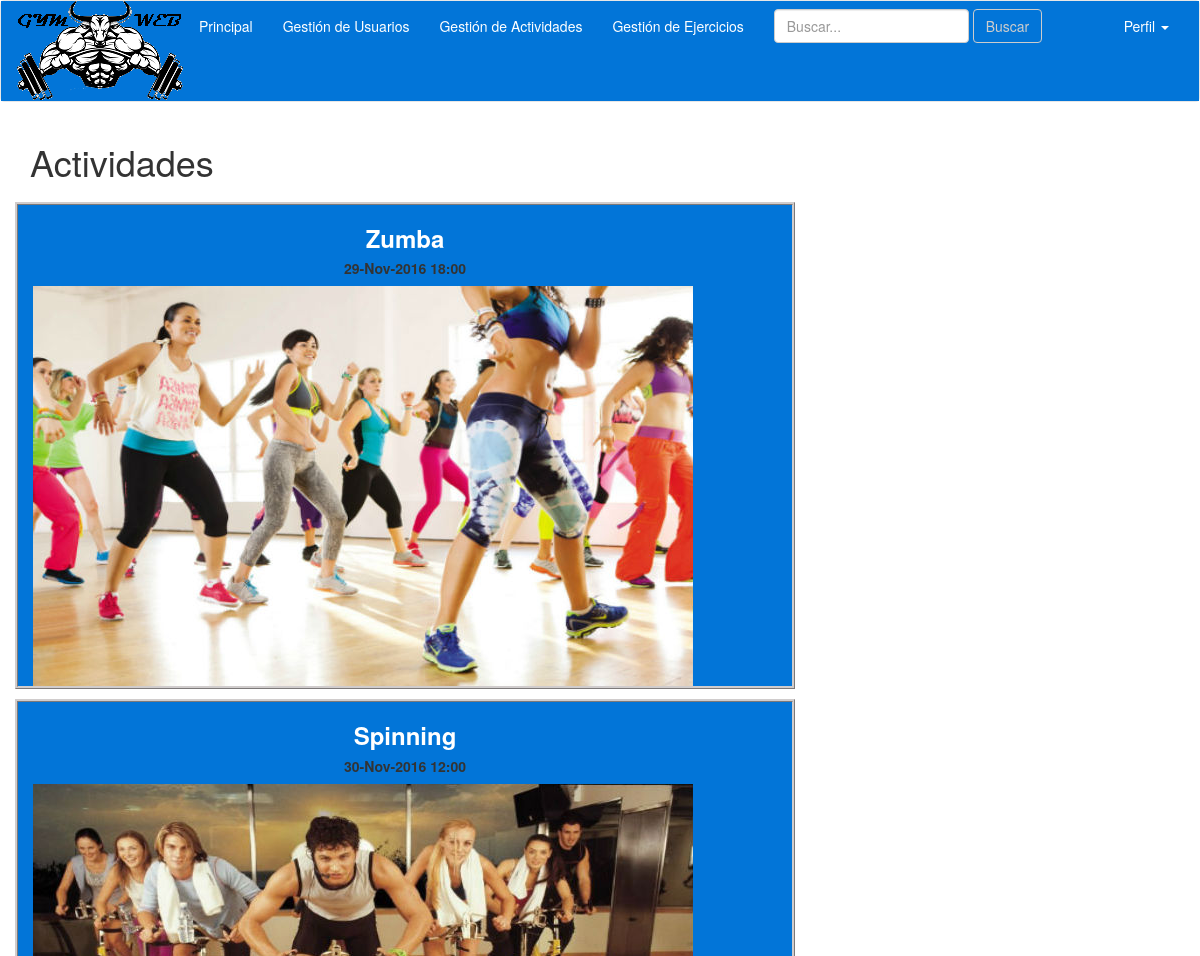
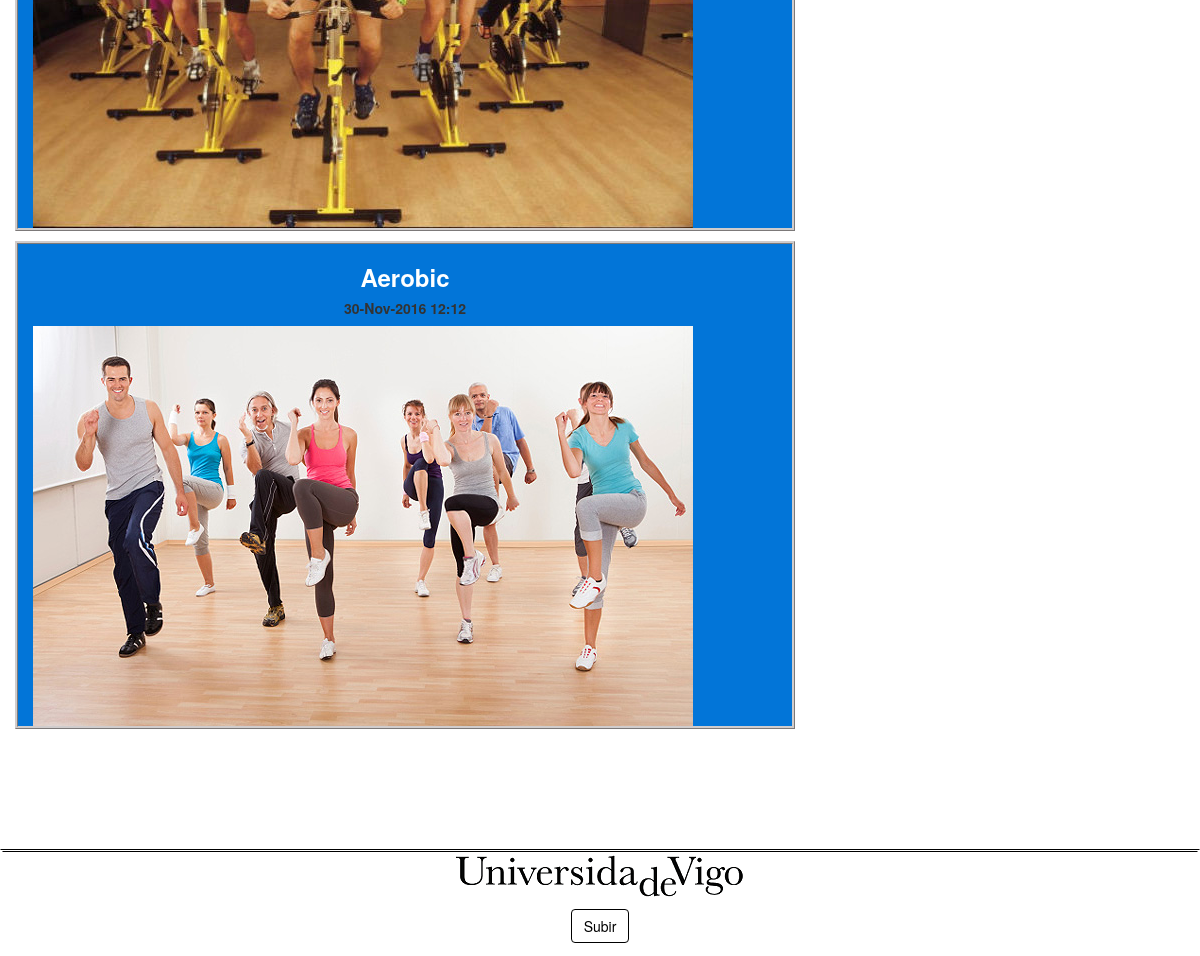
The page /views/Admin/principal.php (signed in) on the database its author committed (2 pictures, top to bottom).
### tables this page shows
CREATE TABLE `actividad` (
  `idActividad` int(11) NOT NULL,
  `nomActividad` varchar(30) DEFAULT NULL,
  `totalPlazas` int(11) DEFAULT NULL,
  `descripAct` varchar(500) DEFAULT NULL,
  `fecha` datetime DEFAULT NULL,
  `plazasOcupadas` int(11) DEFAULT NULL,
  `imagenAct` longblob
);

### controller/ActividadController.php (called while the page is built, shortened)
<?php
require_once(__DIR__."/../conexion/bdConexion.php");
require_once(__DIR__."/../model/ActividadMapper.php");
require_once(__DIR__."/../model/Actividad.php");
	class ActividadController{
        public static function getAll(){
          $actividades = new Actividad();
          return $actividades->getAllActividades();
        }
  }
?>

### model/ActividadMapper.php (called while the page is built, shortened)
<?php
require_once(__DIR__."/../conexion/bdConexion.php");
class ActividadMapper{
    public static function findAll()
    {
        global $connect;
        $resultado = mysqli_query($connect, 'SELECT * FROM actividad');
        return $resultado;
    }
}
?>

### model/Actividad.php (called while the page is built, shortened)
<?php
require_once(__DIR__."/../conexion/bdConexion.php");
require_once(__DIR__."/../model/ActividadMapper.php");
class Actividad {
  public static function getAllActividades()
    {
        return $resultado = ActividadMapper::findAll();
    }
}
?>

### views/Admin/principal.php (the view, shortened to what this page needs)
<?php
 if ($_SESSION['tipoUsuario'] =='Administrador'){
  $row = ActividadController::getAll();
?>
<!DOCTYPE html>
<html lang="en">
  <head>
    <link href="../../css/navbar.css" rel="stylesheet">
    <link href="../../css/bootstrap.min.css" rel="stylesheet">
    <link href="../../css/principal.css" rel="stylesheet">
  </head>
  <body>
  <header>
  	<?php include("../navbar.php");   ?>
  </header>
  <div class="container">
		 <h1>Actividades</h1>
     <div class="row" style="margin-top: 20px; margin-bottom: 10px;">
        <?php
        if($row!=null){
            foreach ($row as $actividad) {
              $fecha = $actividad['fecha'];
              $format = "Y-m-d H:i:s";
              $dateobj = DateTime::createFromFormat($format, $fecha);
        ?>
            <div class="col-xs-12 col-sm-8 col-md-8 col-lg-8" style="margin-bottom: 10px;border-color: #d0cccc;border-style: ridge; background-color: #0275d8;">
                <h3><b><a href="consultarActividades.php?id=<?php echo $actividad['idActividad']; ?>" style="color: white;"><?php echo $actividad['nomActividad'];?></a></b></h3>
                <h5><b><?php echo $dateobj->format("d-M-Y H:i");?></b></h5>
                <img alt="imgActividad" src="../../img/actividades/<?php echo $actividad['imagenAct'];?>" style="max-width: 100%;max-height: 100%;">
            </div>
        <?php
            }
          }
        ?>
        </div>
     </div>
    <?php include("../footer.php");   ?>
  </body>
</html>
<?php
  }
?>

### css/navbar.css (style rules this page uses)
a { color: white; }

### css/principal.css (style rules this page uses)
h3 { text-align: center; }
h5 { text-align: center; }

### rows shown on the page
actividad: nomActividad "Zumba", fecha "29-Nov-2016 18:00", imagenAct (picture)
actividad: nomActividad "Spinning", fecha "30-Nov-2016 12:00", imagenAct (picture)
actividad: nomActividad "Aerobic", fecha "30-Nov-2016 12:12", imagenAct (picture)
